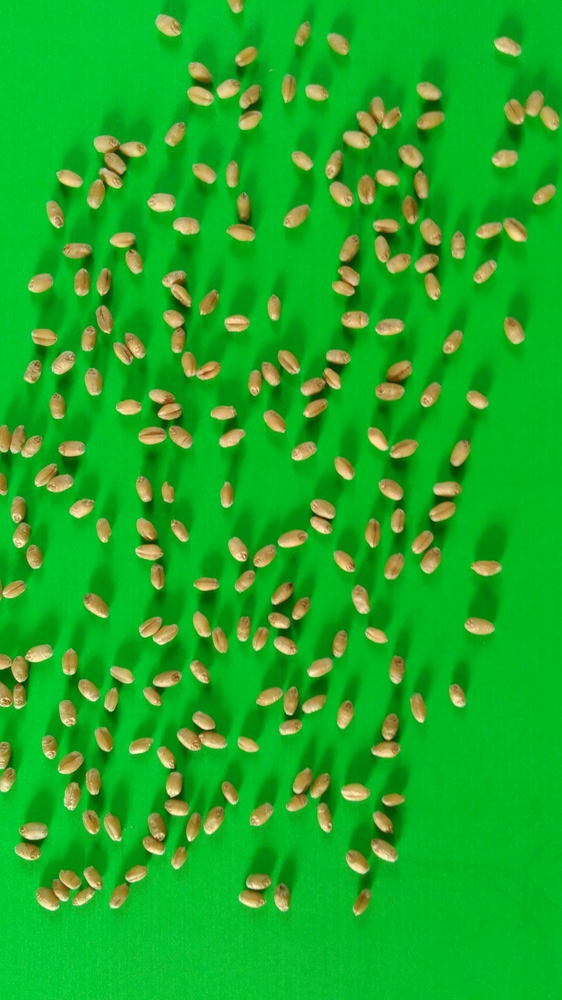
#> input picture test.jpg, 562 x 1000 px, shrunk from 2304 x 4096 before the run
$ python _8connected.py   (older library calls are emulated)
#> lines starting #> are read from the running program, lines starting #| are printed output that depends on the picture; after the words box and inside, x2 and y2 are one past the last pixel; in counts of white or black regions, pixels touching at a corner belong together
### util.py
import numpy as np, cv2, os

color = {i: np.random.randint(20, 255, 3) for i in range(3, 100000)}
color[1] = [255, 255, 255]
color[2] = [0, 0, 255]

# [50 lines left out: functions get_boundry_as_points, get_boundry_img_matrix, not called in this run]

def padding2D_zero(matrix, num=1, dtype=np.float32):
    h, w = matrix.shape
    matrix2 = np.concatenate((np.zeros((num, w), dtype=dtype), matrix, np.zeros((num, w), dtype=dtype)), axis=0)
    matrix2 = np.concatenate((np.zeros((h + 2*num, num)), matrix2, np.zeros((h + 2*num, num))), axis=1)
    return matrix2


def remove_padding2D_zero(matrix, num):
    return matrix[num:-num, num:-num]


# [232 lines left out: functions generate_newcolorimg_by_padding, sober_operation, edge_detection, cal_segment_area, flood_filling, watershed and 3 more, not called in this run]

def display_mask(name, mask, sname=None):
    mask_section = formMaskimg(mask)
    cv2.imshow(name, mask_section)
    # cv2.waitKey()
    if sname:
        cv2.imwrite(sname, mask_section)
    return

def formMaskimg(mask):
    return np.array([[color[pixel] if pixel else [0, 0, 0] for pixel in row] for row in mask], dtype = np.uint8)

def invert_gray(img):
    return np.array([[255-pixel for pixel in row] for row in img], dtype=np.uint8)

# [59 lines left out: functions boundry_fill, get_files, otsu_threshold, not called in this run]

### _8connected.py
import numpy as np, cv2

from util import *
##print
def get_equiv(equivlence, labels, mcount):
    for i in reversed(sorted(list(equivlence))):
        for j in equivlence[i]:
            if j in equivlence:
                equivlence[i] = list(set(equivlence[i] + equivlence[j]))
    a = sorted(list(equivlence))
    for i in reversed(range(len(a))):
        for j in equivlence[a[i]]:
            if j in equivlence:
                equivlence.pop(j)
            if j in labels:
                labels.pop(labels.index(j))

    out_labels = {}
    for i in labels:
        out_labels[i] = mcount
        mcount+=1

    for i in equivlence:
        for j in equivlence[i]:
            out_labels[j] = out_labels[i]
    return out_labels

##################### Image segementing by 8 connected ############
def get_8connected_v2(thresh, mcount=5):
    h,w=thresh.shape
    image_label = np.zeros((h,w), dtype=np.int)
    label = 1
    equivlence = {}
    kernal = np.array([
                        [1,1,1],
                        [1,1,1],
                        [1,1,1]
                      ], dtype=np.uint8)

    image_label = padding2D_zero(image_label,1)
    thresh = padding2D_zero(thresh,1)
    out_labels = []
    for i in range(1,h+1):
        for j in range(1,w+1):
            if thresh[i,j] == 255 and image_label[i,j] == 0:
                labels = set(image_label[i-1:i+2,j-1:j+2].reshape(3*3).tolist())
                labels = sorted(labels)
                labels.pop(0) if labels[0] == 0 else None
                if labels:
                    val = labels[0]
                else:
                    label += 1
                    val = label
                    out_labels.append(label)
                image_label[i-1:i+2,j-1:j+2] = (thresh[i-1:i+2,j-1:j+2]/255)*val
                if len(labels) > 1:
                    if labels[0] in equivlence:
                        equivlence[labels[0]] = list(set(equivlence[labels[0]] +labels[1:]))
                    else:
                        equivlence[labels[0]] = labels[1:]
    image_label = remove_padding2D_zero(image_label,1)
    # ##print equivlence
    # ##print out_labels
    # display_mask('image label',image_label)
    # raw_input()
    seg = get_equiv(equivlence, out_labels, mcount)

    for i in range(h):
        for j in range(w):
            if image_label[i, j]:
                image_label[i, j] = seg[image_label[i, j]]
    # ##print seg
    return image_label
########################################################################################

if __name__ == "__main__":
    # thresh = np.array(
    #     [
    #         [0, 255, 0, 0, 0, 0, 0, 0, 0, 0, 0, 0, 0, 0, 0, 0, 0, 0, 0, 0, 0, 0],
    #         [255, 255, 255, 255, 0, 0, 255, 0, 0, 0, 0, 0, 255, 255, 255, 0, 0, 0, 0, 255, 0, 255],
    #         [255, 255, 255, 255, 255, 0, 255, 255, 255, 0, 0, 0, 0, 0, 255, 255, 255, 255, 0, 255, 0, 0],
    #         [255, 255, 255, 255, 255, 255, 255, 255, 255, 0, 0, 0, 0, 0, 255, 255, 255, 0, 0, 0, 255, 0],
    #         [0, 0, 255, 255, 255, 255, 255, 0, 0, 0, 0, 0, 0, 0, 0, 255, 255, 255, 0, 0, 255, 255],
    #         [0, 0, 255, 255, 255, 0, 0, 0, 0, 0, 0, 0, 0, 0, 0, 255, 255, 0, 0, 0, 255, 0],
    #         [0, 0, 255, 255, 255, 0, 0, 0, 0, 0, 0, 0, 0, 0, 0, 255, 255, 0, 0, 0, 255, 255],
    #         [0, 0, 255, 0, 0, 0, 0, 0, 0, 0, 0, 0, 0, 0, 0, 0, 0, 0, 0, 0, 0, 0],
    #         [0, 0, 0, 0, 0, 0, 0, 0, 0, 0, 0, 0, 0, 0, 0, 0, 0, 0, 0, 0, 0, 0],
    #         [255, 255, 255, 255, 0, 0, 255, 0, 0, 0, 0, 0, 255, 255, 255, 0, 0, 0, 0, 0, 0, 0],
    #         [255, 255, 255, 255, 255, 0, 255, 255, 255, 255, 0, 0, 0, 0, 255, 255, 255, 255, 0, 0, 0, 0],
    #         [255, 255, 255, 255, 255, 255, 255, 255, 255, 0, 255, 255, 0, 0, 255, 255, 255, 0, 0, 0, 0, 0],
    #         [0, 0, 255, 255, 255, 255, 255, 0, 0, 0, 0, 0, 255, 0, 0, 255, 255, 255, 0, 0, 0, 0],
    #         [0, 0, 255, 255, 255, 0, 0, 0, 0, 0, 0, 0, 0, 255, 255, 255, 255, 0, 0, 0, 255, 255],
    #         [0, 0, 255, 255, 255, 0, 0, 0, 0, 0, 0, 0, 0, 0, 0, 255, 255, 0, 0, 0, 255, 255],
    #         [0, 0, 255, 255, 255, 255, 255, 255, 255, 255, 255, 255, 255, 255, 255, 255, 255, 255, 0, 255, 255, 255],
    #     ]
    #     , dtype=np.uint8
    # )
    thresh = cv2.imread('test.jpg', cv2.IMREAD_COLOR)[:,:,2]
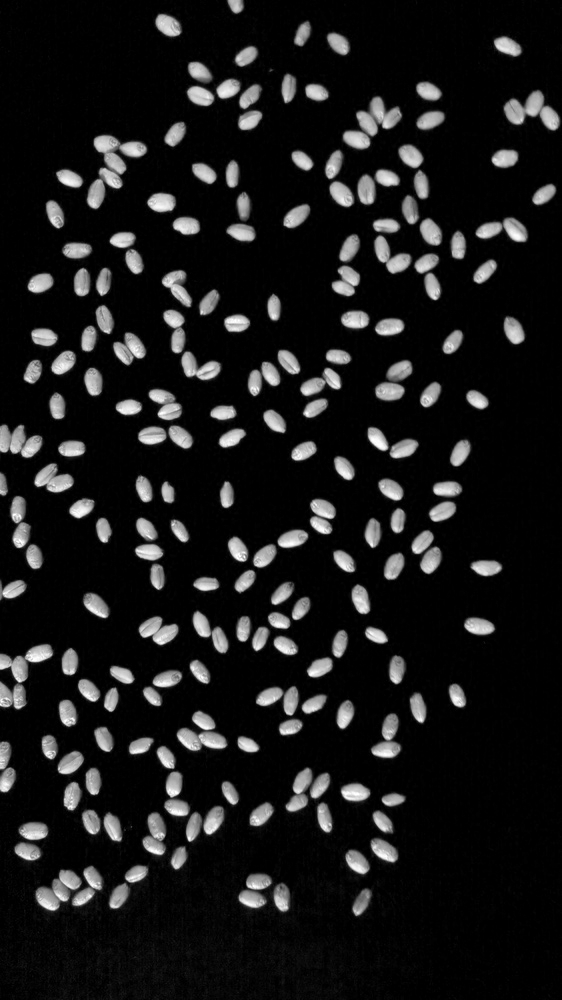
#> thresh: shape (1000, 562); min 0, max 255, mean 25.5
    h,w=thresh.shape
#> h = 1000; w = 562
    thresh = np.array([[0 if thresh[i, j] < 75 else 255 for j in range(w)] for i in range(h)], dtype=np.uint8)
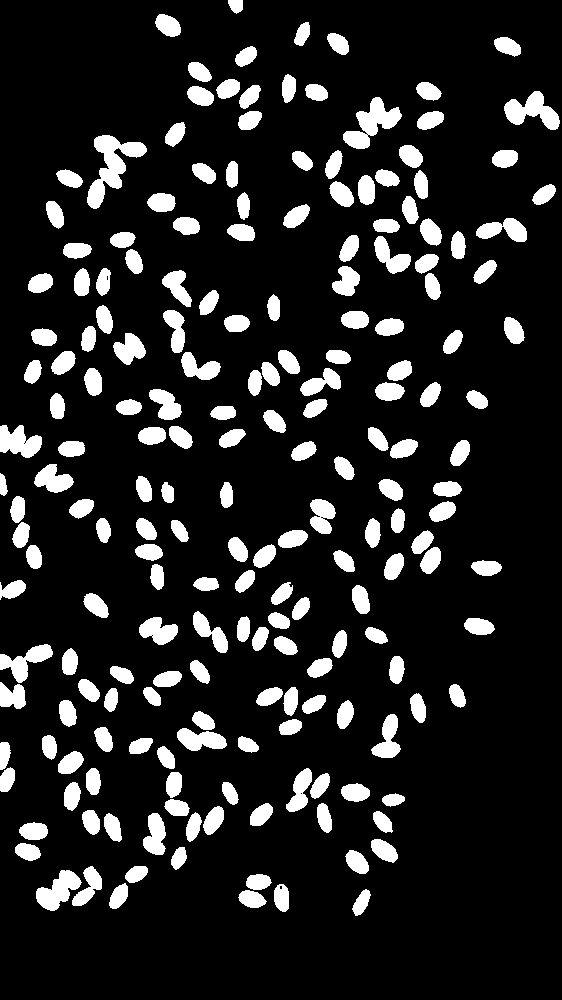
#> thresh: shape (1000, 562); 13.8% white; 200 white regions, largest, box (x1, y1, x2, y2) and area: (87, 135, 147, 209) 1751, (343, 97, 402, 149) 1348, (504, 91, 560, 130) 1124
    i=get_8connected_v2(thresh, mcount=5)
#> call 2 of padding2D_zero, with num = 1
#> in padding2D_zero (call 2), `matrix2 = np.concatenate((np.zeros((num, w), dtype=dtype), matrix, np...`: matrix2: shape (1002, 562) float32; 13.8% white; 200 white regions, largest, box (x1, y1, x2, y2) and area: (87, 136, 147, 210) 1751, (343, 98, 402, 150) 1348, (504, 92, 560, 131) 1124
#> in padding2D_zero (call 2), `matrix2 = np.concatenate((np.zeros((h + 2*num, num)), matrix2, np.zero..`:
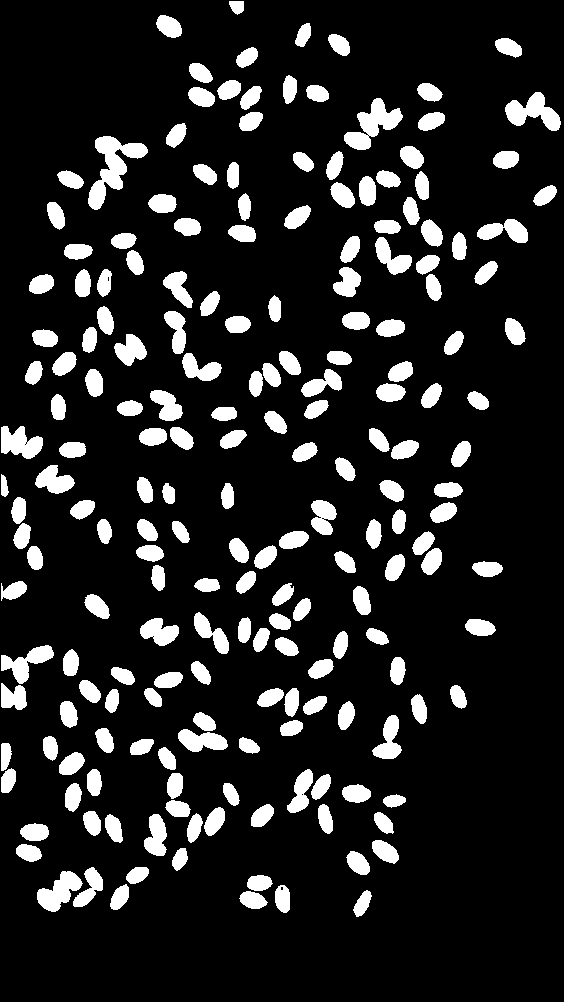
#> matrix2: shape (1002, 564) float64; 13.7% white; 200 white regions, largest, box (x1, y1, x2, y2) and area: (88, 136, 148, 210) 1751, (344, 98, 403, 150) 1348, (505, 92, 561, 131) 1124
#> after the loop in get_8connected_v2, `for i in range(1,h+1):`:
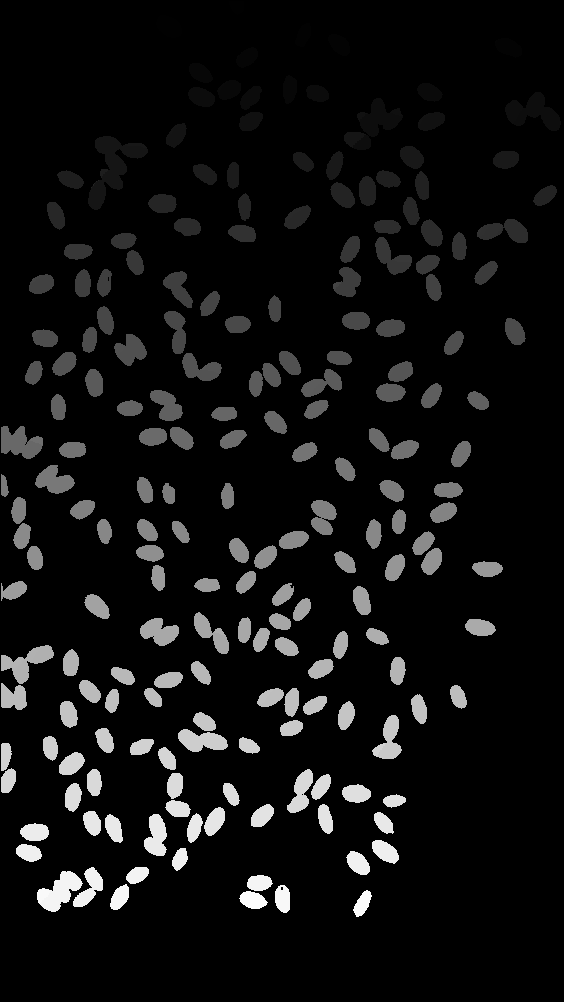
#> image_label: shape (1002, 564) float64; min 0, max 384, mean 25.1; drawn with min black and max white
#> after the loop in get_8connected_v2, `for i in range(1,h+1):`: equivlence = 166 items; label = 384; out_labels = 383 values from 2 to 384
#> in remove_padding2D_zero, `return matrix[num:-num, num:-num]`:
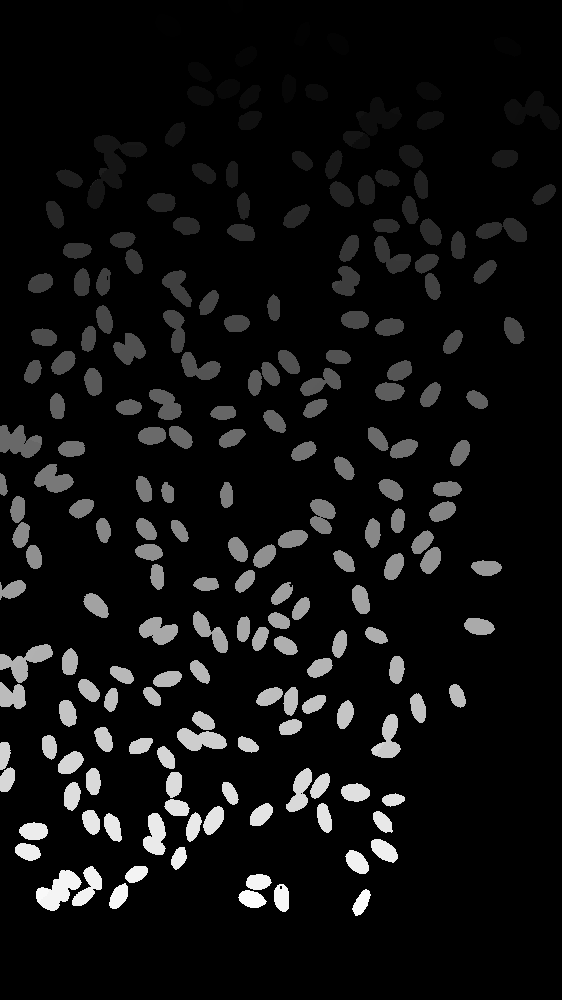
#> returned value: shape (1000, 562) float64; min 0, max 384, mean 25.2; drawn with min black and max white
#> the loop in get_equiv, `for i in reversed(sorted(list(equivlence))):` made 166 passes
#> i on passes 1 to 3: 381, 376, 375
#> after the loop in get_equiv, `for i in reversed(sorted(list(equivlence))):`: equivlence = 166 items
#> in get_equiv, `a = sorted(list(equivlence))`: a = 166 values from 6 to 381
#> the loop in get_equiv, `for i in reversed(range(len(a))):` made 166 passes
#> i on passes 1 to 3: 165, 164, 163
#> after the loop in get_equiv, `for i in reversed(range(len(a))):`: equivlence = 106 items; labels = 200 values from 2 to 381
#> the loop in get_equiv, `for i in labels:` made 200 passes
#> i on passes 1 to 3: 2, 3, 4
#> after the loop in get_equiv, `for i in labels:`: mcount = 205; out_labels = 200 items
#> the loop in get_equiv, `for i in equivlence:` made 106 passes
#> i on passes 1 to 12: 6, 8, 13, 20, 27, 21, 25, 30, 33, 38, 43, 46
#> after the loop in get_equiv, `for i in equivlence:`: out_labels = 383 items
#> after the loop in get_8connected_v2, `for i in range(h):`:
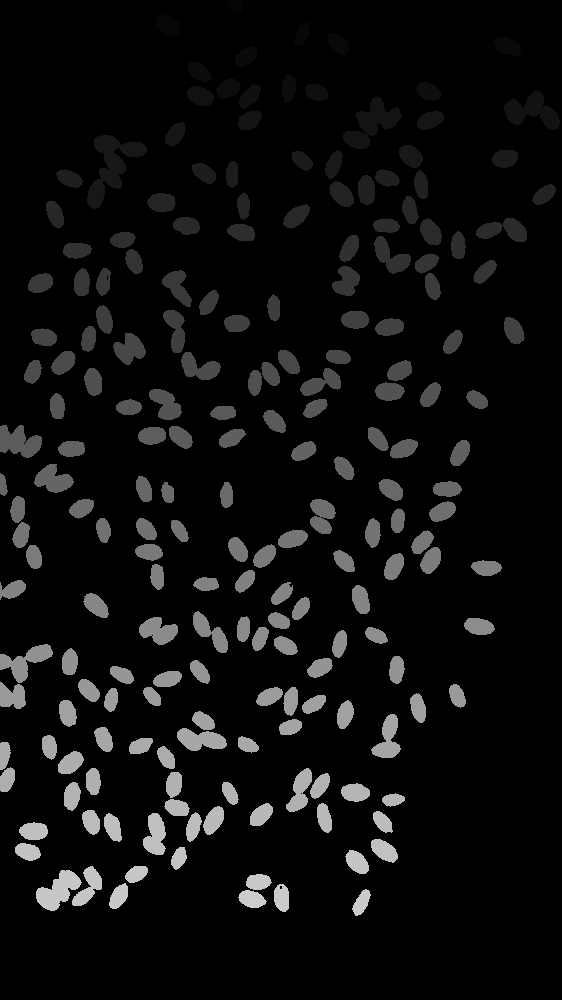
#> image_label: shape (1000, 562) float64; 13.65% of pixels changed, all inside (x1, y1, x2, y2) = (0, 0, 560, 916)

    display_mask('test',i, sname='mark.jpg')
#> in formMaskimg, `return np.array([[color[pixel] if pixel else [0, 0, 0] for pixel in ro..`:
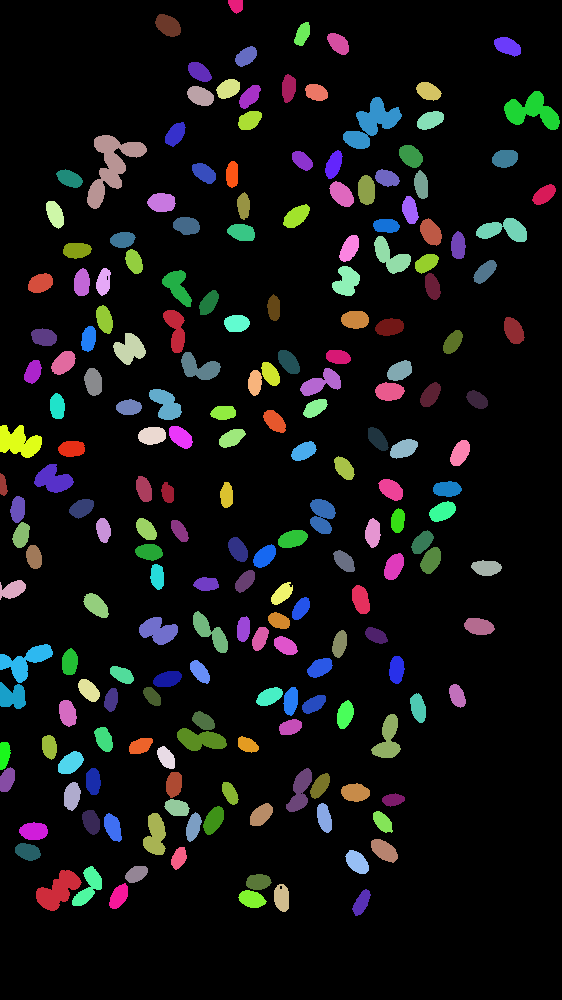
#> returned value: shape (1000, 562, 3); mean of channels 0, 1, 2 18.8, 18.7, 18.2; drawn as B, G, R
    cv2.waitKey(0)
